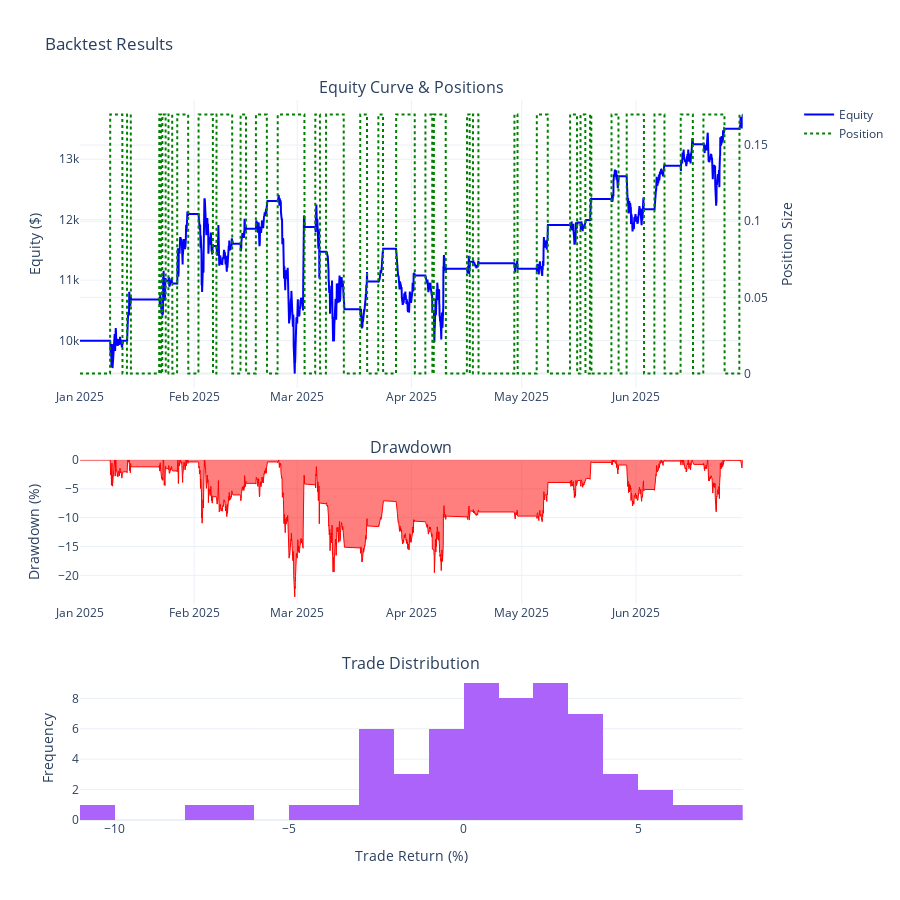

The cell this chart's notebook holds for it:
### Code cell
# Display optimized results
print(opt_results['final_results'].summary())
opt_results['final_results'].plot()

### Figure 1 — Plotly figure (JSON) as saved in the notebook; plotly's stock layout.template omitted (floating-point values rounded to 4 significant figures; data arrays with more than 128 entries replaced by an {"elided": "..."} marker saying what was removed)
{"data": [{"line": {"color": "blue", "width": 2}, "mode": "lines", "name": "Equity", "showlegend": true, "type": "scatter", "x": {"elided": "4321 str values"}, "xaxis": "x", "y": {"elided": "4321 float values"}, "yaxis": "y"}, {"line": {"color": "green", "dash": "dot", "width": 2}, "mode": "lines", "name": "Position", "showlegend": true, "type": "scatter", "x": {"elided": "4321 str values"}, "xaxis": "x", "y": {"elided": "4321 float values"}, "yaxis": "y2"}, {"fill": "tozeroy", "line": {"color": "red", "width": 1}, "name": "Drawdown", "showlegend": false, "type": "scatter", "x": {"elided": "4321 str values"}, "xaxis": "x2", "y": {"elided": "4321 float values"}, "yaxis": "y3"}, {"name": "Trade Returns", "nbinsx": 30, "showlegend": false, "type": "histogram", "x": [0.199, 2.544, 4.538, -7.276, -1.101, 1.236, 3.316, 0.2914, -0.04326, 6.403, 7.063, 5.069, -2.9, -0.229, 0.4313, 2.082, 1.721, 2.218, 3.023, 2.888, -2.452, 3.164, -2.467, 2.245, -6.268, -2.735, 3.448, 2.316, 3.98, -0.1774, -2.756, 1.178, -3.99, 3.987, 5.567, -1.985, 1.012, -0.4208, 0.02283, -10.67, -0.3501, 0.5261, 4.714, -4.739, 0.4408, 0.5607, 0.4368, 0.6019, 2.18, -1.48, 2.251, 1.022, -2.754, 3.542, 4.365, 1.802, 2.186, 1.853, 1.647, -0.6901], "xaxis": "x3", "yaxis": "y4"}], "layout": {"annotations": [{"font": {"size": 16}, "showarrow": false, "text": "Equity Curve & Positions", "x": 0.47, "xanchor": "center", "xref": "paper", "y": 1, "yanchor": "bottom", "yref": "paper"}, {"font": {"size": 16}, "showarrow": false, "text": "Drawdown", "x": 0.47, "xanchor": "center", "xref": "paper", "y": 0.5, "yanchor": "bottom", "yref": "paper"}, {"font": {"size": 16}, "showarrow": false, "text": "Trade Distribution", "x": 0.47, "xanchor": "center", "xref": "paper", "y": 0.2, "yanchor": "bottom", "yref": "paper"}], "height": 900, "hovermode": "x unified", "showlegend": true, "title": {"text": "Backtest Results"}, "xaxis": {"anchor": "y", "domain": [0, 0.94]}, "xaxis2": {"anchor": "y3", "domain": [0, 0.94]}, "xaxis3": {"anchor": "y4", "domain": [0, 0.94], "title": {"text": "Trade Return (%)"}}, "yaxis": {"anchor": "x", "domain": [0.6, 1], "title": {"text": "Equity ($)"}}, "yaxis2": {"anchor": "x", "overlaying": "y", "side": "right", "title": {"text": "Position Size"}}, "yaxis3": {"anchor": "x2", "domain": [0.3, 0.5], "title": {"text": "Drawdown (%)"}}, "yaxis4": {"anchor": "x3", "domain": [0, 0.2], "title": {"text": "Frequency"}}}}
